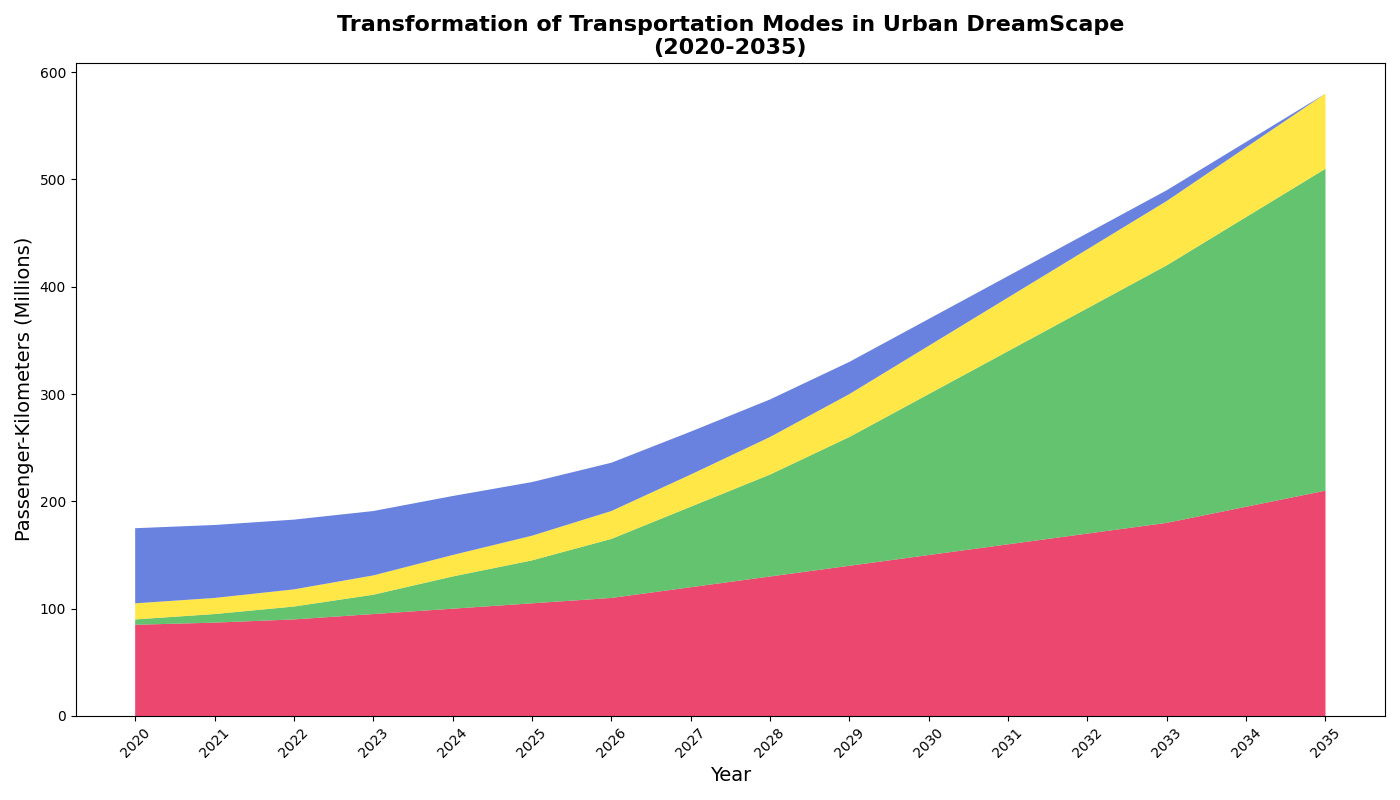

Write the Python code that produced this figure.
import numpy as np
import matplotlib.pyplot as plt

# Define the years
years = np.arange(2020, 2036)

# Data for different modes of transportation (in million passenger-kilometers)
public_transport = np.array([85, 87, 90, 95, 100, 105, 110, 120, 130, 140, 150, 160, 170, 180, 195, 210])
electric_vehicles = np.array([5, 8, 12, 18, 30, 40, 55, 75, 95, 120, 150, 180, 210, 240, 270, 300])
pedestrians = np.array([15, 15, 16, 18, 20, 23, 26, 30, 35, 40, 45, 50, 55, 60, 65, 70])
traditional_cars = np.array([70, 68, 65, 60, 55, 50, 45, 40, 35, 30, 25, 20, 15, 10, 5, 0])

# Stacked area plot
plt.figure(figsize=(14, 8))

# Plotting the area chart with new colors
plt.stackplot(years, public_transport, electric_vehicles, pedestrians, traditional_cars,
              colors=['#e6194b','#3cb44b','#ffe119','#4363d8'], alpha=0.8)

# Title and labels
plt.title("Transformation of Transportation Modes in Urban DreamScape\n(2020-2035)", fontsize=16, fontweight='bold')
plt.xlabel("Year", fontsize=14)
plt.ylabel("Passenger-Kilometers (Millions)", fontsize=14)

# Customize x-axis labels
plt.xticks(years, rotation=45)

# Adjust layout to prevent text cutoff
plt.tight_layout()

# Show the plot
plt.show()
